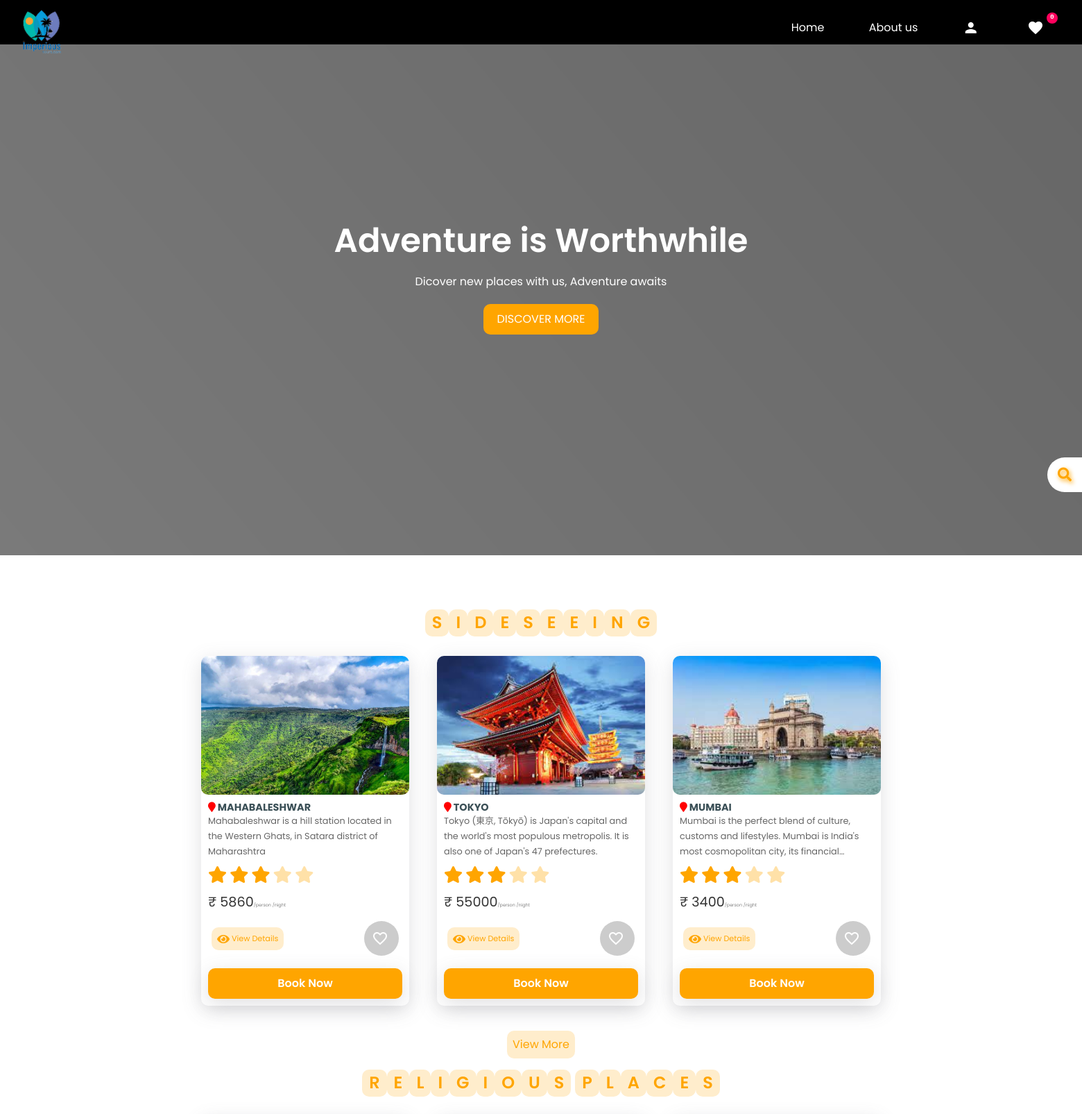
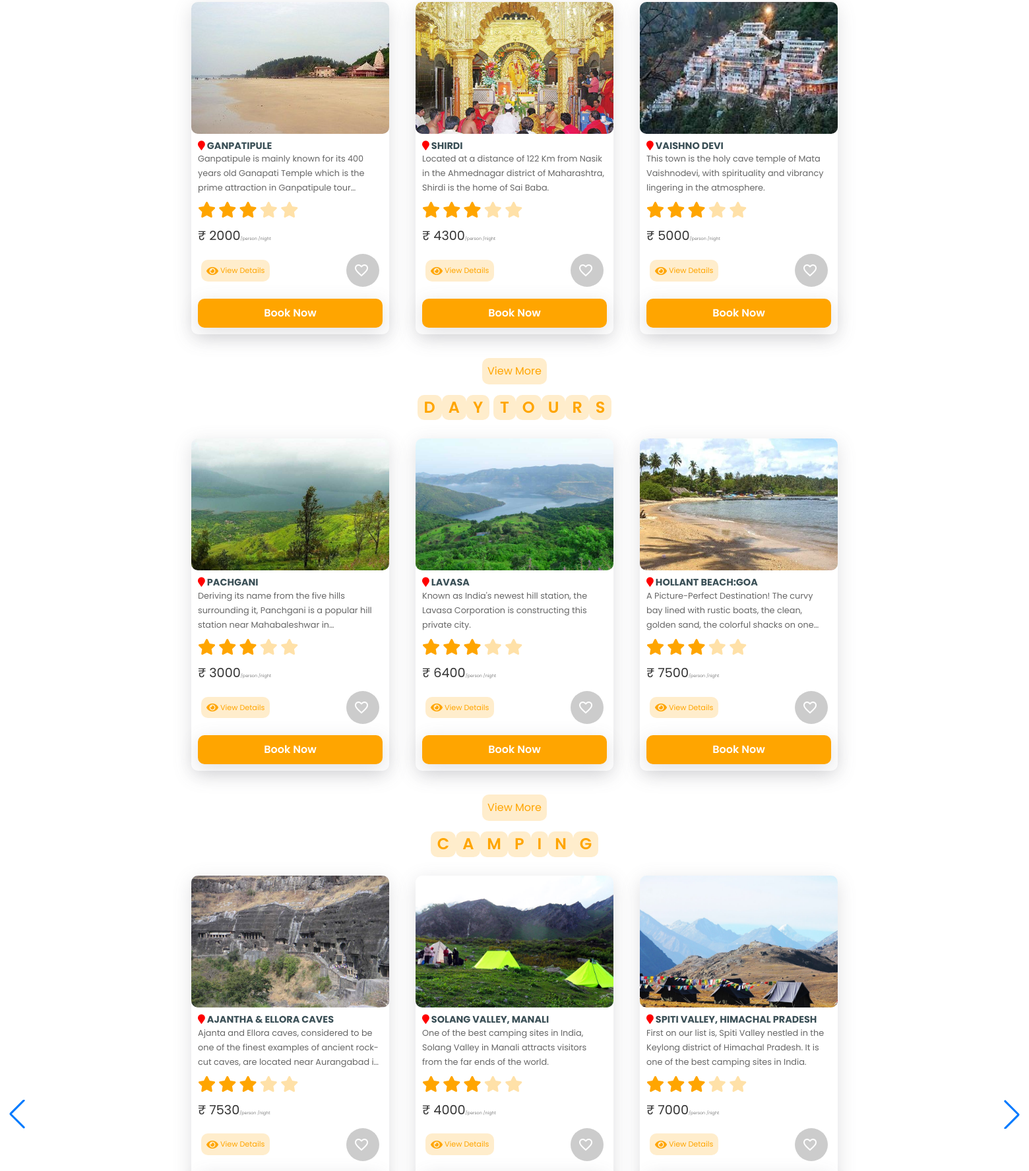
The page / (upper part) on the database its author committed (2 pictures, top to bottom).
### tables this page shows
CREATE TABLE `category` (
  `id` int(50) NOT NULL,
  `name` varchar(100) NOT NULL,
  `description` varchar(200) NOT NULL,
  `status` int(50) NOT NULL
);

CREATE TABLE `package` (
  `id` int(11) NOT NULL,
  `packageName` varchar(255) NOT NULL,
  `packageDesc` varchar(255) NOT NULL,
  `packagePrice` int(11) NOT NULL,
  `discount` float NOT NULL,
  `disType` varchar(10) NOT NULL,
  `packageType` int(11) NOT NULL,
  `packagePhoto` varchar(255) NOT NULL
);

### index.php (the view, shortened to what this page needs)
  <?php
        include 'templates/user_header.php';
    ?>
    <section id="home" class="home">
      <div class="search-box">
        <form method="post">
          <button class="btn-search" type="submit" name="searchKey"><i class="fa fa-search"></i></button>
          <input type="text" class="input-search" name="search" placeholder="Type to Search..." required>
        </form>
      </div>
        <div class="swiper-container">
        <div class="swiper-wrapper">
            <div class="swiper-slide" style="background:linear-gradient(50deg, rgba(0, 0, 0, 0.52), rgba(0, 0, 0, 0.6));">
              <div class="video-container">
                <video src="<?php echo SITE_PATH; ?>asset/img_user/vid-1.mp4" id="video-slider" loop autoplay muted></video>
              </div>
                <div class="headline">
                  <h1>Adventure is Worthwhile</h1>
                  <p>Dicover new places with us, Adventure awaits</p>
                  <a href="#packages" class="discover-btn">discover more</a>
                </div>
            </div>
     </div>
        <div class="swiper-button-next"></div>
        <div class="swiper-button-prev"></div>
    </div>
  </section>
<section class="packages" id="packages">
  <br/><br/>
  <?php
    $cate=mysqli_query($con,"select * from category where status =1");
    if(mysqli_num_rows($cate)>0){
      while ($cateRow=mysqli_fetch_assoc($cate)) {
        echo " <h1 class='heading'> ";
        $cateName=$cateRow['name'];
        $catId=$cateRow['id'];
            for ($i=0; $i <strlen($cateName); $i++) {
                if($cateName[$i]==" "){
                  echo "&nbsp;";
                }
                else{
                 echo "<span>".$cateName[$i]."</span>";
                }
              }
            ?>
          </h1>
             <div class="box-container">
            <?php
            $packages=mysqli_query($con,"select * from package where packageType='$catId'  ORDER BY id DESC LIMIT 3");
             if(mysqli_num_rows($packages)>0){
               while ($pckgRow=mysqli_fetch_assoc($packages)) {
                ?>
          <div class="box">
             <img src="<?php echo SITE_PACKAGE_IMAGE.$pckgRow['packagePhoto'];  ?>" alt="">
              <div class="content">
                  <h4><i id="map" class="fa fa-map-marker"></i> <?php  echo $pckgRow['packageName']; ?> </h4>
                  <p><?php  echo $pckgRow['packageDesc']; ?></p>
                  <div class="stars">
                      <i class="fa fa-star checked"></i>
                      <i class="fa fa-star checked"></i>
                      <i class="fa fa-star checked"></i>
                      <i class="fa fa-star "></i>
                      <i class="fa fa-star "></i>
                  </div>
                  <div class="price">&#8377; <?php  echo $pckgRow['packagePrice']; ?><span style="font-size: .4rem;color:gray;">/person /night</span></div>
                  <div class="view-like">
                    <a class="view-details" href="<?php echo SITE_PATH.'templates/'; ?>viewDetails/<?php echo $pckgRow['id'];  ?>"><i class="fa fa-eye"></i> View Details</a>
                    <div class="like-wrapper">
                      <a href="javascript:void(0);" class="like-button <?php
                        $active='add';
                        ?>" onclick="manageFav('<?php echo $pckgRow['id']; ?>','<?php echo $active; ?>')" >
                        <i class="material-icons not-liked bouncy">favorite_border</i>
                      </a>
                  </div>
                  </div>
                  <?php
                      if(isset($_SESSION['CURRENT_USER_ID'])){
                  ?>
                  <a href="<?php echo SITE_PATH.'templates/'; ?>bookTour/<?php echo $pckgRow['id'];  ?>"><button class="book-btn">Book Now</button></a>
                      <?php
                    }
                    else{
                      ?>
                       <a href="<?php echo SITE_PATH.'templates/'; ?>login"><button class="book-btn">Book Now</button></a>
                      <?php
                    }
                  ?>
              </div>
          </div>
         <?php
                }
            }
            else{
              echo "<br/>Data not found!<br/><br/>";
            }
          ?>
          </div>
         <div class="view-more"><a class="view-more-btn" href="<?php echo SITE_PATH.'templates/'; ?>viewmore/<?php echo $cateRow['id'];  ?>">View More</a></div>
      <?php
      }
    }
  ?>
</section>
<?php
include 'templates/user_footer.php';
?>

### asset/css_user/destination-details-css.css (style rules this page uses)
* { margin: 0; padding: 0; box-sizing: border-box; }
html { scroll-behavior: smooth; }
body { font-family: Poppins; margin: 0; padding: 0; background-color: #fff; animation: fadeInAnimation ease 3s; }
.material-icons { vertical-align: middle; margin-right: 5px; }

### rows shown on the page
category: name "S", name "I", name "D", name "E", name "N", name "G"
package: packagePhoto (picture), packageName "MAHABALESHWAR", packageDesc "Mahabaleshwar is a hill station located in the Western Ghats, in Satara district of Maharashtra", packagePrice "5860"
package: packagePhoto (picture), packageName "TOKYO", packageDesc "Tokyo (東京, Tōkyō) is Japan's capital and the world's most populous metropolis. It is also one of Japan's 47 prefectures.", packagePrice "55000"
package: packagePhoto (picture), packageName "MUMBAI", packageDesc "Mumbai is the perfect blend of culture, customs and lifestyles. Mumbai is India's most cosmopolitan city, its…", packagePrice "3400"
category: name "R", name "E", name "L", name "I", name "G", name "O", name "U", name "S", name "P", name "A", name "C"
package: packagePhoto (picture), packageName "GANPATIPULE", packageDesc "Ganpatipule is mainly known for its 400 years old Ganapati Temple which is the prime attraction in Ganpatipule…", packagePrice "2000"
package: packagePhoto (picture), packageName "SHIRDI", packageDesc "Located at a distance of 122 Km from Nasik in the Ahmednagar district of Maharashtra, Shirdi is the home of Sai Baba.", packagePrice "4300"
package: packagePhoto (picture), packageName "VAISHNO DEVI", packageDesc "This town is the holy cave temple of Mata Vaishnodevi, with spirituality and vibrancy lingering in the atmosphere.", packagePrice "5000"
category: name "D", name "A", name "Y", name "T", name "O", name "U", name "R", name "S"
package: packagePhoto (picture), packageName "PACHGANI", packageDesc "Deriving its name from the five hills surrounding it, Panchgani is a popular hill station near Mahabaleshwar…", packagePrice "3000"
package: packagePhoto (picture), packageName "LAVASA", packageDesc "Known as India's newest hill station, the Lavasa Corporation is constructing this private city.", packagePrice "6400"
package: packagePhoto (picture), packageName "HOLLANT BEACH:GOA", packageDesc "A Picture-Perfect Destination! The curvy bay lined with rustic boats, the clean, golden sand, the colorful shacks on…", packagePrice "7500"
category: name "C", name "A", name "M", name "P", name "I", name "N", name "G"
package: packagePhoto (picture), packageName "AJANTHA & ELLORA CAVES", packageDesc "Ajanta and Ellora caves, considered to be one of the finest examples of ancient rock-cut caves, are located near Aurangabad…", packagePrice "7530"
package: packagePhoto (picture), packageName "SOLANG VALLEY, MANALI", packageDesc "One of the best camping sites in India, Solang Valley in Manali attracts visitors from the far ends of the world.", packagePrice "4000"
package: packagePhoto (picture), packageName "SPITI VALLEY, HIMACHAL PRADESH", packageDesc "First on our list is, Spiti Valley nestled in the Keylong district of Himachal Pradesh. It is one of the best camping sites in India.", packagePrice "7000"

### other values the page prints
$fav_count "0"
